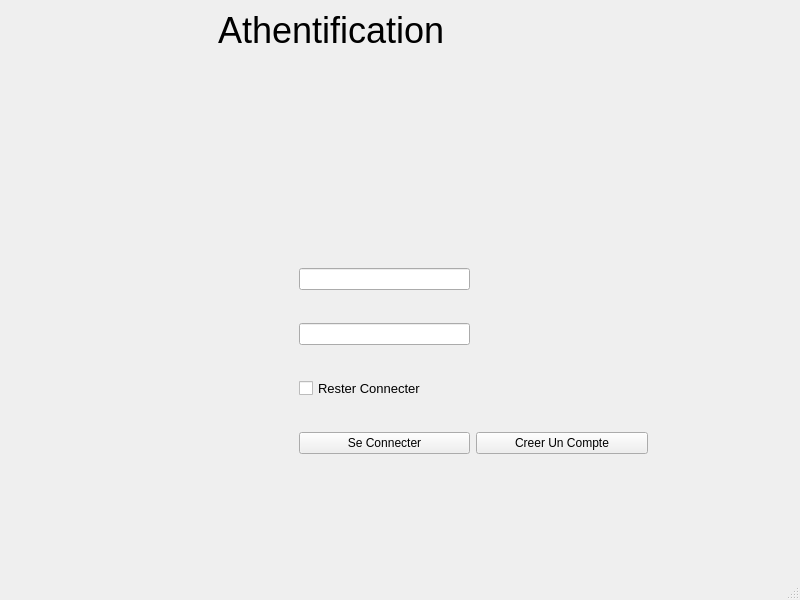
<?xml version="1.0" encoding="UTF-8"?>
<ui version="4.0">
 <class>MainWindow0</class>
 <widget class="QMainWindow" name="MainWindow0">
  <property name="geometry">
   <rect>
    <x>0</x>
    <y>0</y>
    <width>800</width>
    <height>600</height>
   </rect>
  </property>
  <property name="windowTitle">
   <string>MainWindow</string>
  </property>
  <widget class="QWidget" name="centralwidget">
   <widget class="QStackedWidget" name="stackedWidget_connexion">
    <property name="geometry">
     <rect>
      <x>-10</x>
      <y>10</y>
      <width>811</width>
      <height>541</height>
     </rect>
    </property>
    <property name="currentIndex">
     <number>0</number>
    </property>
    <widget class="QWidget" name="page">
     <widget class="QLabel" name="incorrect">
      <property name="geometry">
       <rect>
        <x>357</x>
        <y>535</y>
        <width>521</width>
        <height>16</height>
       </rect>
      </property>
      <property name="styleSheet">
       <string notr="true">font-size:13px;
color:red;
background:none;</string>
      </property>
      <property name="text">
       <string/>
      </property>
     </widget>
     <widget class="QWidget" name="layoutWidget_2">
      <property name="geometry">
       <rect>
        <x>136</x>
        <y>231</y>
        <width>491</width>
        <height>46</height>
       </rect>
      </property>
      <layout class="QHBoxLayout" name="horizontalLayout_2">
       <property name="leftMargin">
        <number>185</number>
       </property>
       <property name="topMargin">
        <number>15</number>
       </property>
       <property name="rightMargin">
        <number>90</number>
       </property>
       <property name="bottomMargin">
        <number>15</number>
       </property>
       <item>
        <widget class="QLabel" name="label_login">
         <property name="sizePolicy">
          <sizepolicy hsizetype="Preferred" vsizetype="Preferred">
           <horstretch>0</horstretch>
           <verstretch>0</verstretch>
          </sizepolicy>
         </property>
         <property name="styleSheet">
          <string notr="true">background:none;</string>
         </property>
         <property name="text">
          <string/>
         </property>
        </widget>
       </item>
      </layout>
     </widget>
     <widget class="QWidget" name="layoutWidget">
      <property name="geometry">
       <rect>
        <x>137</x>
        <y>231</y>
        <width>521</width>
        <height>241</height>
       </rect>
      </property>
      <layout class="QGridLayout" name="gridLayout_2">
       <item row="2" column="1">
        <widget class="QLineEdit" name="line_username">
         <property name="styleSheet">
          <string notr="true"/>
         </property>
        </widget>
       </item>
       <item row="2" column="0">
        <spacer name="horizontalSpacer">
         <property name="orientation">
          <enum>Qt::Horizontal</enum>
         </property>
         <property name="sizeHint" stdset="0">
          <size>
           <width>40</width>
           <height>20</height>
          </size>
         </property>
        </spacer>
       </item>
       <item row="4" column="1">
        <widget class="QCheckBox" name="checkBox">
         <property name="styleSheet">
          <string notr="true">font-size:13px;</string>
         </property>
         <property name="text">
          <string>Rester Connecter</string>
         </property>
        </widget>
       </item>
       <item row="5" column="1">
        <widget class="QPushButton" name="pushButton">
         <property name="text">
          <string>Se Connecter</string>
         </property>
        </widget>
       </item>
       <item row="3" column="1">
        <widget class="QLineEdit" name="line_password">
         <property name="styleSheet">
          <string notr="true"/>
         </property>
         <property name="echoMode">
          <enum>QLineEdit::Password</enum>
         </property>
        </widget>
       </item>
       <item row="2" column="2">
        <spacer name="horizontalSpacer_2">
         <property name="orientation">
          <enum>Qt::Horizontal</enum>
         </property>
         <property name="sizeHint" stdset="0">
          <size>
           <width>40</width>
           <height>20</height>
          </size>
         </property>
        </spacer>
       </item>
       <item row="5" column="2">
        <widget class="QPushButton" name="pushButton_creation1">
         <property name="text">
          <string>Creer Un Compte</string>
         </property>
        </widget>
       </item>
      </layout>
     </widget>
     <widget class="QWidget" name="layoutWidget_3">
      <property name="geometry">
       <rect>
        <x>130</x>
        <y>0</y>
        <width>531</width>
        <height>231</height>
       </rect>
      </property>
      <layout class="QVBoxLayout" name="verticalLayout">
       <item>
        <widget class="QLabel" name="label_2">
         <property name="enabled">
          <bool>true</bool>
         </property>
         <property name="sizePolicy">
          <sizepolicy hsizetype="Preferred" vsizetype="Preferred">
           <horstretch>0</horstretch>
           <verstretch>0</verstretch>
          </sizepolicy>
         </property>
         <property name="styleSheet">
          <string notr="true">background:none;font: 87 20pt &quot;Arial Black&quot;;
font-size:36px;
</string>
         </property>
         <property name="text">
          <string>          Athentification</string>
         </property>
        </widget>
       </item>
       <item>
        <spacer name="verticalSpacer">
         <property name="orientation">
          <enum>Qt::Vertical</enum>
         </property>
         <property name="sizeHint" stdset="0">
          <size>
           <width>20</width>
           <height>40</height>
          </size>
         </property>
        </spacer>
       </item>
      </layout>
     </widget>
    </widget>
    <widget class="QWidget" name="page_2">
     <widget class="QLabel" name="label">
      <property name="geometry">
       <rect>
        <x>80</x>
        <y>110</y>
        <width>101</width>
        <height>31</height>
       </rect>
      </property>
      <property name="font">
       <font>
        <pointsize>14</pointsize>
       </font>
      </property>
      <property name="text">
       <string>User</string>
      </property>
     </widget>
     <widget class="QLabel" name="label_3">
      <property name="geometry">
       <rect>
        <x>80</x>
        <y>220</y>
        <width>121</width>
        <height>41</height>
       </rect>
      </property>
      <property name="font">
       <font>
        <pointsize>12</pointsize>
       </font>
      </property>
      <property name="text">
       <string>Mot De Passe</string>
      </property>
     </widget>
     <widget class="QLineEdit" name="lineEdit_usercre">
      <property name="geometry">
       <rect>
        <x>300</x>
        <y>120</y>
        <width>113</width>
        <height>22</height>
       </rect>
      </property>
     </widget>
     <widget class="QLineEdit" name="lineEdit_mdpcre">
      <property name="geometry">
       <rect>
        <x>300</x>
        <y>230</y>
        <width>113</width>
        <height>22</height>
       </rect>
      </property>
     </widget>
     <widget class="QPushButton" name="pushButton_creationcompte">
      <property name="geometry">
       <rect>
        <x>80</x>
        <y>330</y>
        <width>93</width>
        <height>28</height>
       </rect>
      </property>
      <property name="text">
       <string>Creer</string>
      </property>
     </widget>
     <widget class="QPushButton" name="pushButton_annulercnx">
      <property name="geometry">
       <rect>
        <x>200</x>
        <y>330</y>
        <width>93</width>
        <height>28</height>
       </rect>
      </property>
      <property name="text">
       <string>Annuler</string>
      </property>
     </widget>
    </widget>
   </widget>
  </widget>
  <widget class="QMenuBar" name="menubar">
   <property name="geometry">
    <rect>
     <x>0</x>
     <y>0</y>
     <width>800</width>
     <height>26</height>
    </rect>
   </property>
  </widget>
  <widget class="QStatusBar" name="statusbar"/>
 </widget>
 <resources/>
 <connections/>
</ui>
